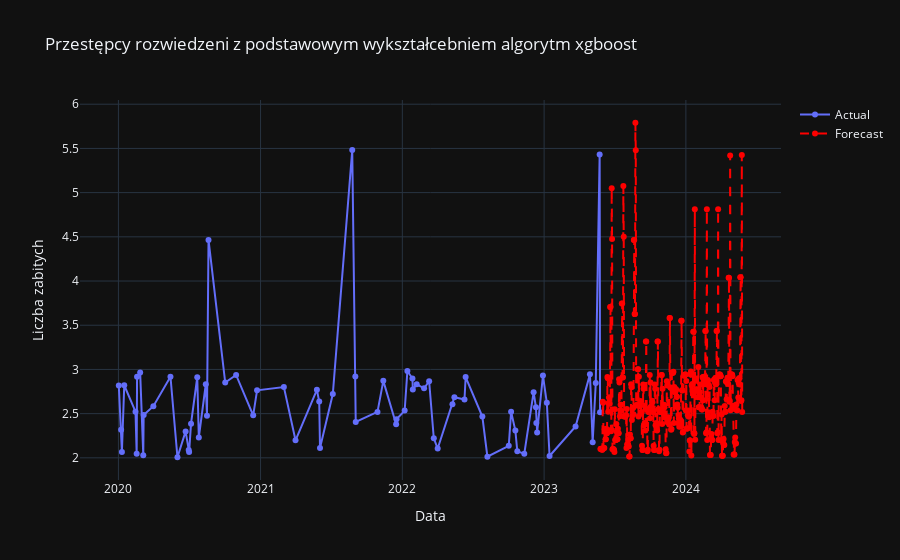

Notebook cell for this chart:
### Code cell
import pandas as pd
import numpy as np
import matplotlib.pyplot as plt
import xgboost as xgb
from sklearn.model_selection import train_test_split
from sklearn.metrics import mean_squared_error
import plotly.graph_objects as go

# Tworzenie ramki danych


# Grupowanie i agregacja danych
df['Date'] = pd.to_datetime(df[['Year', 'Month', 'Day']])
df_grouped = df.groupby('Date')['count'].sum().reset_index()

# Przygotowanie danych do modelu XGBoost
df_grouped['Month'] = df_grouped['Date'].dt.month
df_grouped['Day'] = df_grouped['Date'].dt.day

X = df_grouped[['Month', 'Day']]
y = df_grouped['count']

# Podział danych na zbiór treningowy i testowy
X_train, X_test, y_train, y_test = train_test_split(X, y, test_size=0.2, random_state=42)

# Dopasowanie modelu XGBoost
model = xgb.XGBRegressor(objective ='reg:squarederror', seed=42)
model.fit(X_train, y_train)

# Prognoza na następny rok
next_year_dates = pd.date_range(start=df_grouped['Date'].max() + pd.DateOffset(days=1), end=df_grouped['Date'].max() + pd.DateOffset(years=1), freq='D')
next_year_X = pd.DataFrame({'Month': next_year_dates.month, 'Day': next_year_dates.day})
forecast = model.predict(next_year_X)

# Wykres szeregu czasowego z prognozą
fig = go.Figure()

# Dodanie rzeczywistych danych
fig.add_trace(go.Scatter(x=df_grouped['Date'], y=df_grouped['count'], mode='lines+markers', name='Actual'))

# Dodanie prognoz
fig.add_trace(go.Scatter(x=next_year_dates, y=forecast, mode='lines+markers', name='Forecast', line=dict(color='red', dash='dash')))

# Aktualizacja układu wykresu
fig.update_layout(title='Przestępcy rozwiedzeni z podstawowym wykształcebniem algorytm xgboost', xaxis_title='Data', 
                  yaxis_title='Liczba zabitych',template="plotly_dark",)

# Wyświetlenie wykresu
fig.show()
# Zapisywanie wykresu do pliku HTML
fig.write_html("forecast_plot3_1.html")

### Figure 1 — Plotly figure (JSON) as saved in the notebook; plotly's stock layout.template omitted (floating-point values rounded to 4 significant figures; data arrays with more than 128 entries replaced by an {"elided": "..."} marker saying what was removed)
{"data": [{"mode": "lines+markers", "name": "Actual", "type": "scatter", "x": ["2020-01-02T00:00:00", "2020-01-08T00:00:00", "2020-01-10T00:00:00", "2020-01-16T00:00:00", "2020-02-14T00:00:00", "2020-02-17T00:00:00", "2020-02-18T00:00:00", "2020-02-26T00:00:00", "2020-03-05T00:00:00", "2020-03-06T00:00:00", "2020-03-31T00:00:00", "2020-05-14T00:00:00", "2020-06-01T00:00:00", "2020-06-22T00:00:00", "2020-06-30T00:00:00", "2020-07-01T00:00:00", "2020-07-06T00:00:00", "2020-07-22T00:00:00", "2020-07-26T00:00:00", "2020-08-13T00:00:00", "2020-08-16T00:00:00", "2020-08-20T00:00:00", "2020-10-02T00:00:00", "2020-10-30T00:00:00", "2020-12-13T00:00:00", "2020-12-23T00:00:00", "2021-03-02T00:00:00", "2021-04-01T00:00:00", "2021-05-26T00:00:00", "2021-06-01T00:00:00", "2021-06-03T00:00:00", "2021-07-06T00:00:00", "2021-08-25T00:00:00", "2021-09-02T00:00:00", "2021-09-03T00:00:00", "2021-10-29T00:00:00", "2021-11-13T00:00:00", "2021-12-16T00:00:00", "2021-12-17T00:00:00", "2022-01-07T00:00:00", "2022-01-14T00:00:00", "2022-01-27T00:00:00", "2022-01-28T00:00:00", "2022-02-07T00:00:00", "2022-02-26T00:00:00", "2022-03-11T00:00:00", "2022-03-23T00:00:00", "2022-04-02T00:00:00", "2022-05-10T00:00:00", "2022-05-15T00:00:00", "2022-06-10T00:00:00", "2022-06-13T00:00:00", "2022-07-26T00:00:00", "2022-08-08T00:00:00", "2022-10-02T00:00:00", "2022-10-08T00:00:00", "2022-10-19T00:00:00", "2022-10-24T00:00:00", "2022-11-11T00:00:00", "2022-12-05T00:00:00", "2022-12-11T00:00:00", "2022-12-12T00:00:00", "2022-12-14T00:00:00", "2022-12-29T00:00:00", "2023-01-08T00:00:00", "2023-01-15T00:00:00", "2023-03-23T00:00:00", "2023-04-29T00:00:00", "2023-05-06T00:00:00", "2023-05-14T00:00:00", "2023-05-24T00:00:00", "2023-05-25T00:00:00"], "y": [2.817, 2.316, 2.067, 2.821, 2.522, 2.047, 2.917, 2.966, 2.031, 2.485, 2.584, 2.918, 2.007, 2.299, 2.089, 2.065, 2.387, 2.911, 2.229, 2.832, 2.476, 4.465, 2.852, 2.938, 2.481, 2.763, 2.801, 2.198, 2.769, 2.636, 2.112, 2.721, 5.481, 2.919, 2.405, 2.52, 2.871, 2.379, 2.436, 2.535, 2.982, 2.897, 2.772, 2.831, 2.787, 2.866, 2.221, 2.105, 2.607, 2.686, 2.66, 2.914, 2.467, 2.012, 2.135, 2.52, 2.308, 2.073, 2.046, 2.743, 2.572, 2.393, 2.287, 2.931, 2.622, 2.021, 2.355, 2.944, 2.177, 2.845, 5.43, 2.515]}, {"line": {"color": "red", "dash": "dash"}, "mode": "lines+markers", "name": "Forecast", "type": "scatter", "x": {"elided": "366 str values"}, "y": {"elided": "366 float values"}}], "layout": {"title": {"text": "Przestępcy rozwiedzeni z podstawowym wykształcebniem algorytm xgboost"}, "xaxis": {"title": {"text": "Data"}}, "yaxis": {"title": {"text": "Liczba zabitych"}}}}
